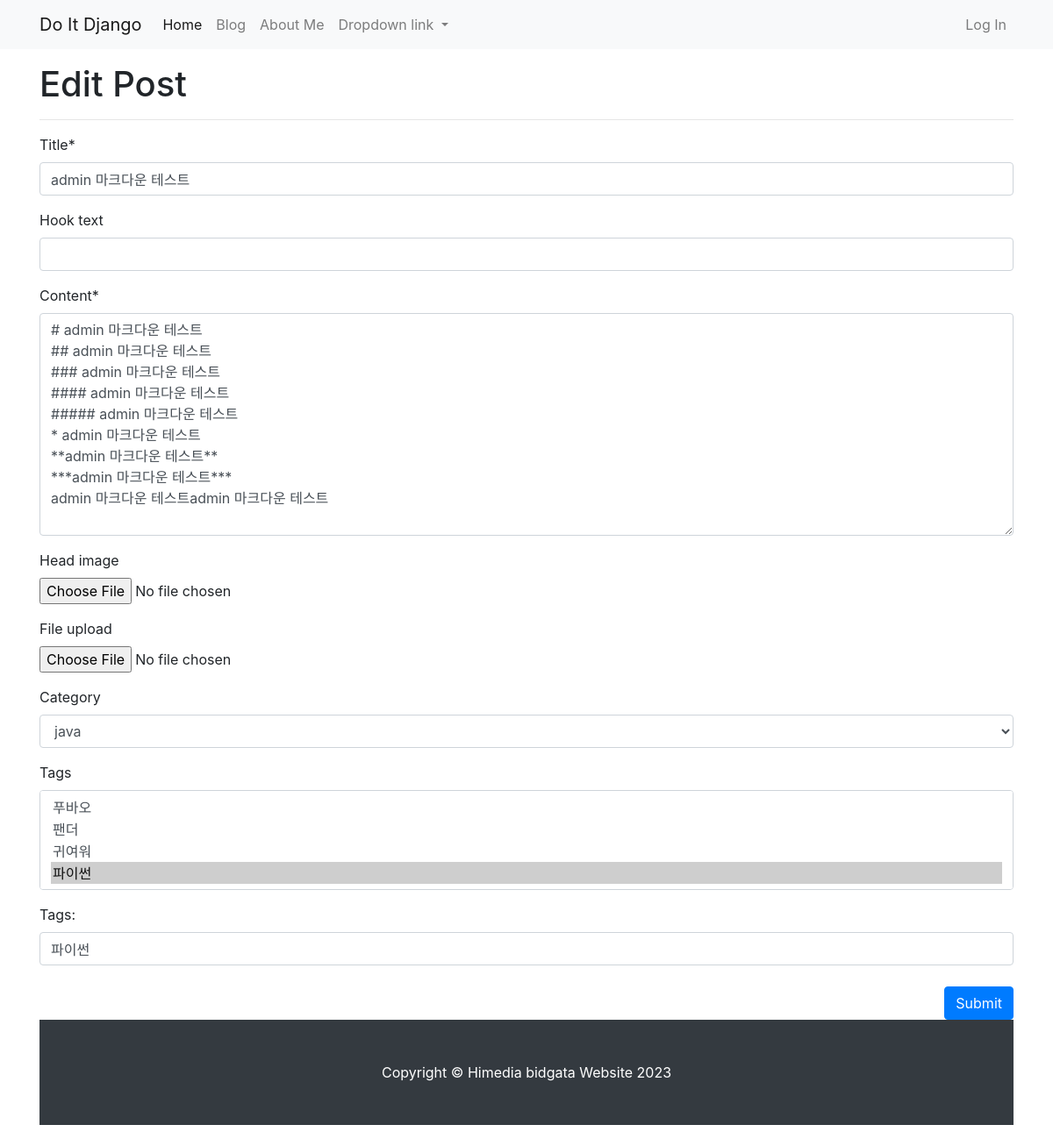
Page /blog/update_post/25/ (signed in) on the committed database.
### blog/models.py (models this page shows, shortened)
class Post(models.Model):
    title = models.CharField(max_length=30)
    hook_text = models.CharField(max_length=100, blank=True)
    content = MarkdownxField()
    head_image = models.ImageField(upload_to='blog/images/%Y/%m/%d/', blank=True)
    file_upload = models.FileField(upload_to='blog/files/%Y/%m/%d/', blank=True)
    created_at = models.DateTimeField(auto_now_add=True)
    updated_at = models.DateTimeField(auto_now=True)
    author = models.ForeignKey(User, null=True, on_delete=models.SET_NULL)
    category = models.ForeignKey(Category, null=True, blank=True, on_delete=models.SET_NULL)
    tags = models.ManyToManyField(Tag, blank=True)

class Tag(models.Model):
    name = models.CharField(max_length=50)
    slug = models.SlugField(max_length=200, unique=True, allow_unicode=True)
    def __str__(self):
        return self.name

### blog/views.py (the view, shortened to what this page needs)
# urls.py: path('update_post/<int:pk>/', views.PostUpdate.as_view()),
class PostUpdate(LoginRequiredMixin, UpdateView):
    model = Post
    fields = ['title', 'hook_text', 'content', 'head_image', 'file_upload', 'category', 'tags']
    template_name = 'blog/post_update_form.html'
    def get_context_data(self, **kwargs):
        context = super(PostUpdate, self).get_context_data()
        if self.object.tags.exists():
            tags_str_list = list()
            for t in self.object.tags.all():
                tags_str_list.append(t.name)
            context['tags_str_default'] = '; '.join(tags_str_list)
        return context
    def dispatch(self, request, *args, **kwargs):
        if request.user.is_authenticated and request.user == self.get_object().author:
            return super(PostUpdate, self).dispatch(request, *args, **kwargs)
        else:
            raise PermissionDenied

### blog/models.py (called while the page is built)
    def __str__(self):
        return self.name

### blog/templates/blog/post_update_form.html (shortened to what this page needs)
{% extends 'blog/base_full_width.html' %}
{% load crispy_forms_tags %}
{% block main_area %}
    <h1>Edit Post</h1>
    <hr>
    <form method="post" enctype="multipart/form-data">{% csrf_token %}
            {{form | crispy}}
            <div id="div_id_tags_str">
                <label for="id_tags_str">Tags:</label>
                <input type="text", name="tags_str" id="id_tags_str" value="{{tags_str_default}}"
                    class="textinput textInput form-control">
            </div>
            <br/>
        <button type="submit" class="btn btn-primary float-right">Submit</button>
    </form>
{% endblock %}

### rows in the picture
Post: title "admin 마크다운 테스트", content "# admin 마크다운 테스트 ## admin 마크다운 테스트 ### admin 마크다운 테스트 #### admin 마크다운 테스트 ##### admin 마크다운 테스트 * admin 마크다운 테스트 **admin 마크다운 테스트** ***admin 마크다운 테스트*** admin 마크다운 테스트admin 마크다운 테스트", category "java"
Tag: tags_str "파이썬"
